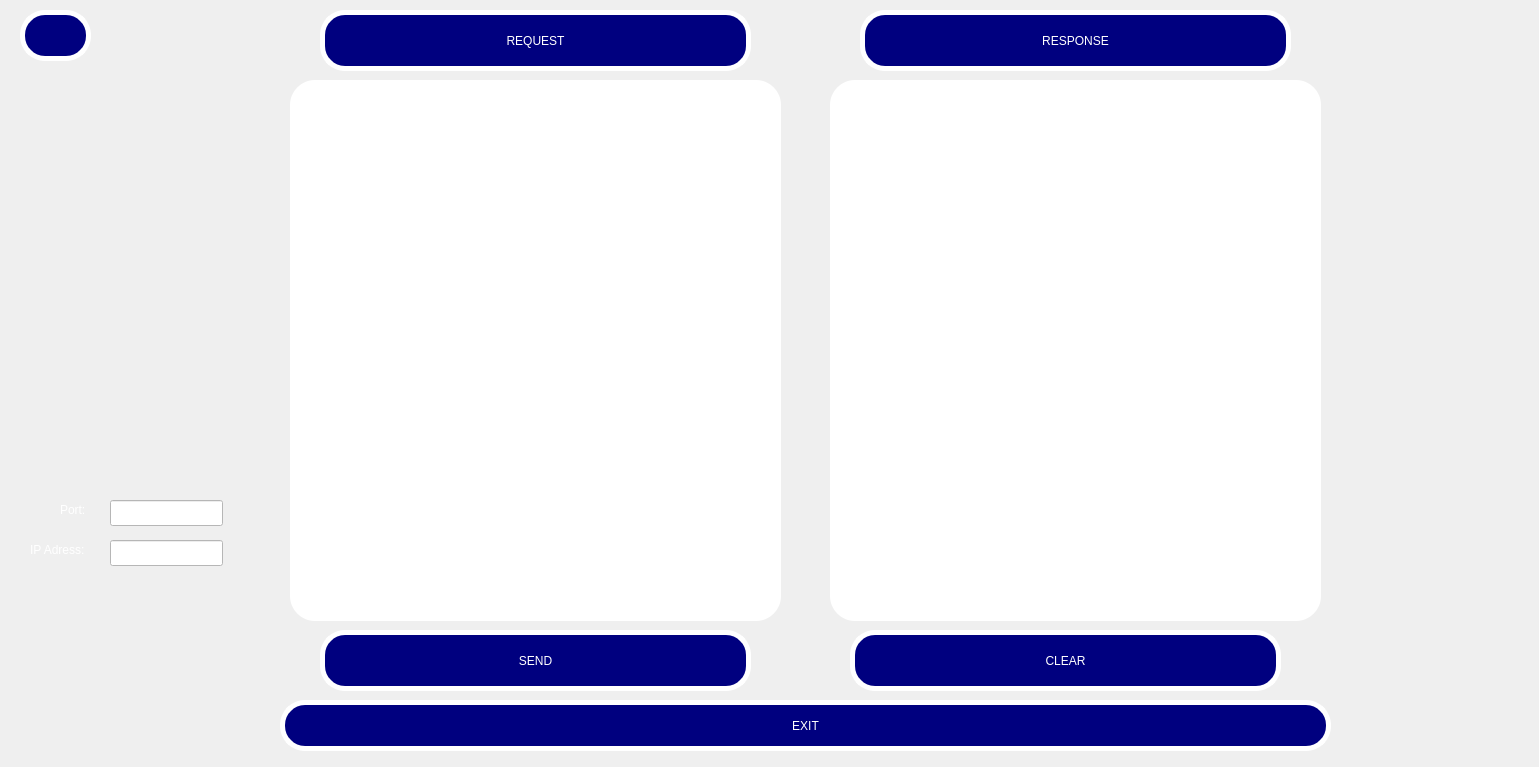
<?xml version="1.0" encoding="UTF-8"?>
<ui version="4.0">
 <class>SoapMessageDialog</class>
 <widget class="QDialog" name="SoapMessageDialog">
  <property name="geometry">
   <rect>
    <x>0</x>
    <y>0</y>
    <width>1539</width>
    <height>767</height>
   </rect>
  </property>
  <property name="windowTitle">
   <string>Dialog</string>
  </property>
  <widget class="QPushButton" name="pushButton">
   <property name="geometry">
    <rect>
     <x>320</x>
     <y>630</y>
     <width>431</width>
     <height>61</height>
    </rect>
   </property>
   <property name="styleSheet">
    <string notr="true">border-width: 5px;
border-style: solid;
background-color: rgb(120, 120, 0);
color: rgb(255, 255, 255);
font: 700 12pt &quot;Segoe UI&quot;;
background-color: rgb(0, 0, 127);
border-radius: 25px;</string>
   </property>
   <property name="text">
    <string>SEND</string>
   </property>
  </widget>
  <widget class="QPushButton" name="pushButton_2a">
   <property name="geometry">
    <rect>
     <x>280</x>
     <y>700</y>
     <width>1051</width>
     <height>51</height>
    </rect>
   </property>
   <property name="styleSheet">
    <string notr="true">border-width: 5px;
border-style: solid;
background-color: rgb(120, 120, 0);
color: rgb(255, 255, 255);
font: 700 12pt &quot;Segoe UI&quot;;
background-color: rgb(0, 0, 127);

border-radius: 25px;</string>
   </property>
   <property name="text">
    <string>EXIT</string>
   </property>
  </widget>
  <widget class="QPushButton" name="pushButton_3">
   <property name="geometry">
    <rect>
     <x>850</x>
     <y>630</y>
     <width>431</width>
     <height>61</height>
    </rect>
   </property>
   <property name="styleSheet">
    <string notr="true">border-width: 5px;
border-style: solid;
background-color: rgb(120, 120, 0);
color: rgb(255, 255, 255);
font: 700 12pt &quot;Segoe UI&quot;;
background-color: rgb(0, 0, 127);
border-radius: 25px;</string>
   </property>
   <property name="text">
    <string>CLEAR</string>
   </property>
  </widget>
  <widget class="QPushButton" name="pushButton_2">
   <property name="geometry">
    <rect>
     <x>20</x>
     <y>10</y>
     <width>71</width>
     <height>51</height>
    </rect>
   </property>
   <property name="styleSheet">
    <string notr="true">
image: url(:/images/back.png);
border-width: 5px;
border-style: solid;
border-color: rgb(255, 255, 255);
background-color: rgb(0, 0, 127);
border-radius: 25px;</string>
   </property>
   <property name="text">
    <string/>
   </property>
  </widget>
  <widget class="QPushButton" name="pushButton_4">
   <property name="geometry">
    <rect>
     <x>320</x>
     <y>10</y>
     <width>431</width>
     <height>61</height>
    </rect>
   </property>
   <property name="styleSheet">
    <string notr="true">border-width: 5px;
border-style: solid;
background-color: rgb(120, 120, 0);
color: rgb(255, 255, 255);
font: 700 12pt &quot;Segoe UI&quot;;
background-color: rgb(0, 0, 127);
border-radius: 25px;</string>
   </property>
   <property name="text">
    <string>REQUEST</string>
   </property>
  </widget>
  <widget class="QPushButton" name="pushButton_5">
   <property name="geometry">
    <rect>
     <x>860</x>
     <y>10</y>
     <width>431</width>
     <height>61</height>
    </rect>
   </property>
   <property name="styleSheet">
    <string notr="true">border-width: 5px;
border-style: solid;
background-color: rgb(120, 120, 0);
color: rgb(255, 255, 255);
font: 700 12pt &quot;Segoe UI&quot;;
background-color: rgb(0, 0, 127);
border-radius: 25px;</string>
   </property>
   <property name="text">
    <string>RESPONSE</string>
   </property>
  </widget>
  <widget class="QTextEdit" name="textEdit">
   <property name="geometry">
    <rect>
     <x>290</x>
     <y>80</y>
     <width>491</width>
     <height>541</height>
    </rect>
   </property>
   <property name="styleSheet">
    <string notr="true">border-radius: 25px;
background-color: rgb(255, 255, 255);</string>
   </property>
  </widget>
  <widget class="QTextEdit" name="textEdit_2">
   <property name="geometry">
    <rect>
     <x>830</x>
     <y>80</y>
     <width>491</width>
     <height>541</height>
    </rect>
   </property>
   <property name="styleSheet">
    <string notr="true">border-radius: 25px;
background-color: rgb(255, 255, 255);</string>
   </property>
  </widget>
  <widget class="QLineEdit" name="lineEditPort">
   <property name="geometry">
    <rect>
     <x>110</x>
     <y>500</y>
     <width>113</width>
     <height>26</height>
    </rect>
   </property>
   <property name="styleSheet">
    <string notr="true">background-color: rgb(255, 255, 255);</string>
   </property>
  </widget>
  <widget class="QLabel" name="label_2">
   <property name="geometry">
    <rect>
     <x>60</x>
     <y>500</y>
     <width>31</width>
     <height>20</height>
    </rect>
   </property>
   <property name="styleSheet">
    <string notr="true">color: rgb(255, 255, 255);</string>
   </property>
   <property name="text">
    <string>Port:</string>
   </property>
  </widget>
  <widget class="QLineEdit" name="lineEditIP">
   <property name="geometry">
    <rect>
     <x>110</x>
     <y>540</y>
     <width>113</width>
     <height>26</height>
    </rect>
   </property>
   <property name="styleSheet">
    <string notr="true">background-color: rgb(255, 255, 255);</string>
   </property>
  </widget>
  <widget class="QLabel" name="label">
   <property name="geometry">
    <rect>
     <x>30</x>
     <y>540</y>
     <width>71</width>
     <height>20</height>
    </rect>
   </property>
   <property name="styleSheet">
    <string notr="true">color: rgb(255, 255, 255);</string>
   </property>
   <property name="text">
    <string>IP Adress:</string>
   </property>
  </widget>
 </widget>
 <resources/>
 <connections/>
</ui>
